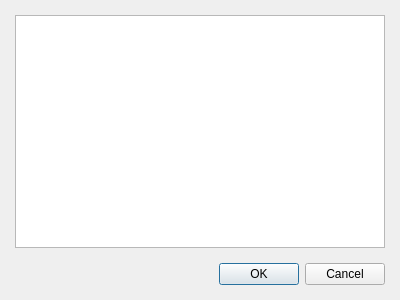
<?xml version="1.0" encoding="UTF-8"?>
<ui version="4.0">
 <class>getCalibration</class>
 <widget class="QDialog" name="getCalibration">
  <property name="geometry">
   <rect>
    <x>0</x>
    <y>0</y>
    <width>400</width>
    <height>300</height>
   </rect>
  </property>
  <property name="windowTitle">
   <string>Dialog</string>
  </property>
  <layout class="QVBoxLayout" name="verticalLayout">
   <property name="spacing">
    <number>15</number>
   </property>
   <property name="leftMargin">
    <number>15</number>
   </property>
   <property name="topMargin">
    <number>15</number>
   </property>
   <property name="rightMargin">
    <number>15</number>
   </property>
   <property name="bottomMargin">
    <number>15</number>
   </property>
   <item>
    <widget class="QListWidget" name="calibrations"/>
   </item>
   <item>
    <widget class="QDialogButtonBox" name="buttonBox">
     <property name="orientation">
      <enum>Qt::Horizontal</enum>
     </property>
     <property name="standardButtons">
      <set>QDialogButtonBox::Cancel|QDialogButtonBox::Ok</set>
     </property>
    </widget>
   </item>
  </layout>
 </widget>
 <resources/>
 <connections>
  <connection>
   <sender>buttonBox</sender>
   <signal>accepted()</signal>
   <receiver>getCalibration</receiver>
   <slot>accept()</slot>
   <hints>
    <hint type="sourcelabel">
     <x>248</x>
     <y>254</y>
    </hint>
    <hint type="destinationlabel">
     <x>157</x>
     <y>274</y>
    </hint>
   </hints>
  </connection>
  <connection>
   <sender>buttonBox</sender>
   <signal>rejected()</signal>
   <receiver>getCalibration</receiver>
   <slot>reject()</slot>
   <hints>
    <hint type="sourcelabel">
     <x>316</x>
     <y>260</y>
    </hint>
    <hint type="destinationlabel">
     <x>286</x>
     <y>274</y>
    </hint>
   </hints>
  </connection>
 </connections>
</ui>
